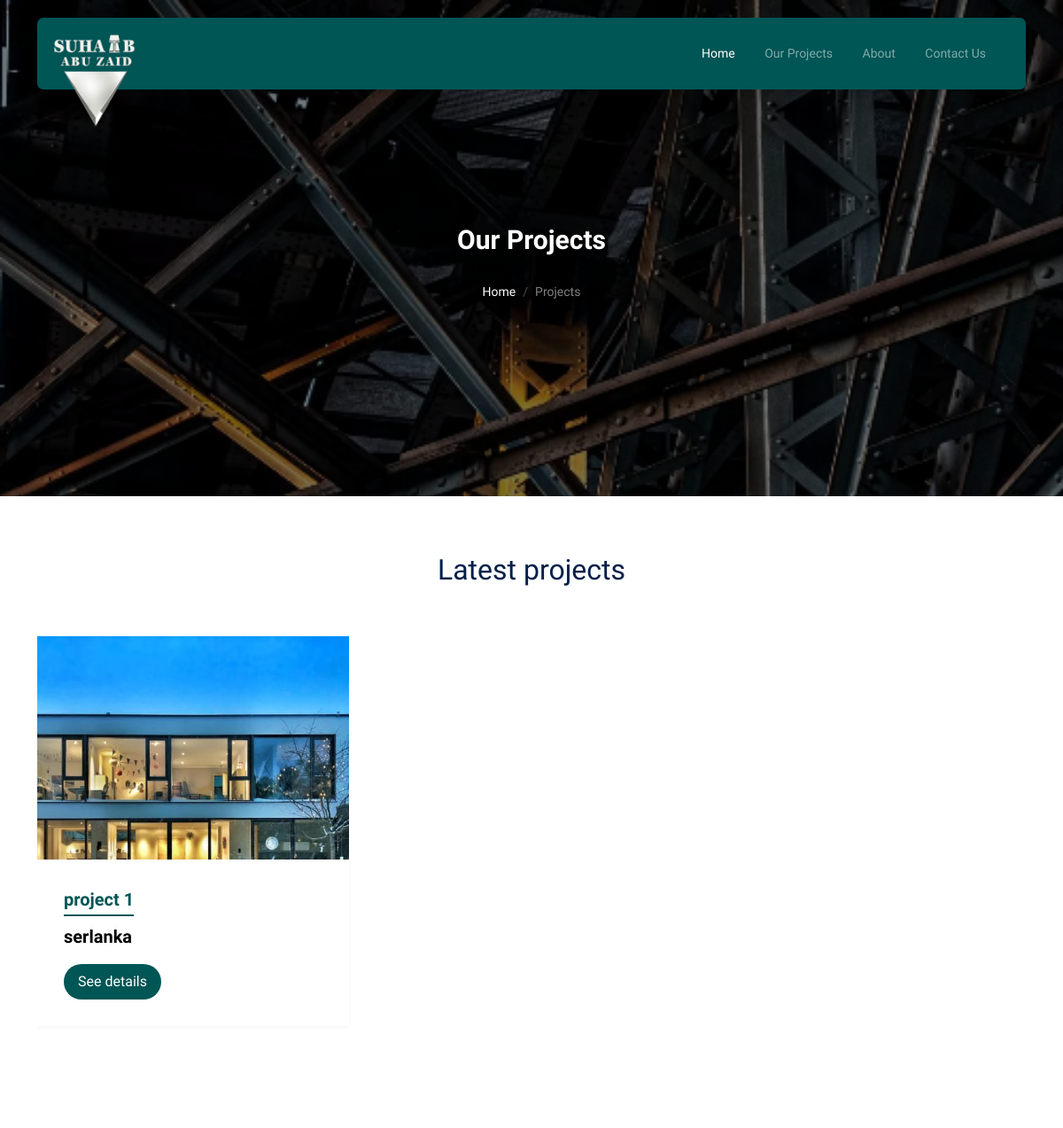
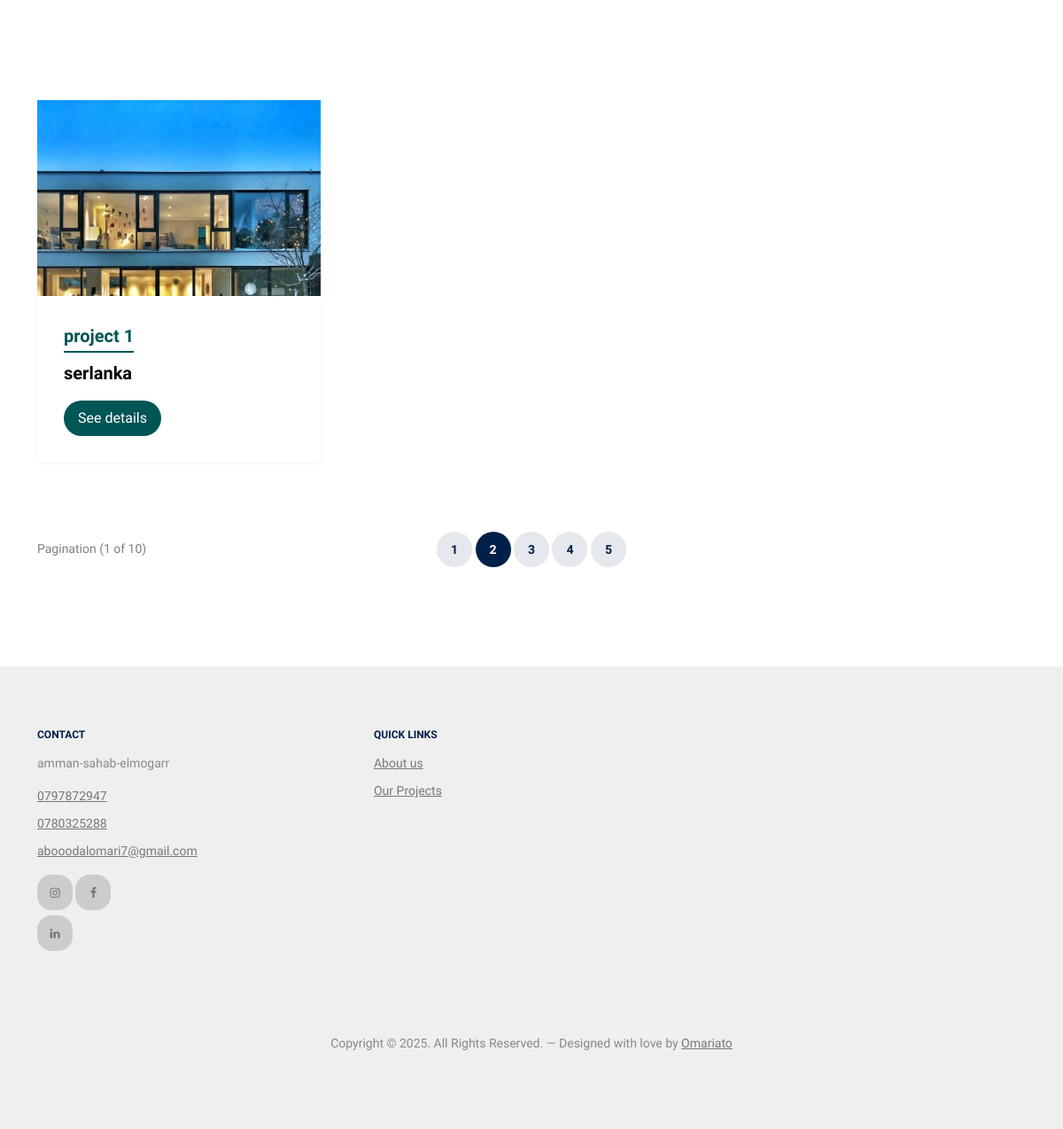
/projects/, run on the app's committed database (2 pictures, top to bottom).
### projects/models.py (models this page shows)
class Project(models.Model):
    name = models.CharField(max_length=100)
    location=models.CharField(max_length=100)
    duration=models.CharField(max_length=20)
    description = models.TextField()

class ProjectImages(models.Model):
    project = models.ForeignKey(Project, on_delete=models.CASCADE,related_name="images")
    images = models.ImageField(upload_to='project_images/')

### admin_panl/models.py (models this page shows, shortened)
class ContactInfo(models.Model):
     phone1=models.CharField(max_length=15)
     phone2=models.CharField(max_length=15, blank=True, null=True)
     email=models.EmailField()
     address=models.TextField()
     @staticmethod
     def get_solo_instance():
        instance, created =ContactInfo.objects.get_or_create(id=1)
        return instance

### projects/views.py (the view)
# urls.py: path('',projects.as_view(), name='projects'),
class projects(View):
    template_name='projects.html'
    def get(self, request):
        contact = ContactInfo.get_solo_instance()
        projects = Project.objects.all()
        latest_projects = Project.objects.all().order_by('-id')[:6]
        context = {
            'contact': contact,
            'projects':projects,
            'latest_projects':latest_projects,
        }
        return render(request,self.template_name,context)

### projects/templates/projects.html (shortened to what this page needs)
{% extends "base.html" %}
{% load static %}
{% block head %}
<link rel="stylesheet" href="{% static 'css/projects.css' %}">
{% endblock %}
{% block content%}
<div class="hero page-inner overlay" id="welcome-picture">
	<div class="container">
		<div class="row justify-content-center align-items-center">
			<div class="col-lg-9 text-center mt-5">
				<h1 class="heading" data-aos="fade-up">Our Projects</h1>
				<nav aria-label="breadcrumb" data-aos="fade-up" data-aos-delay="200">
					<ol class="breadcrumb text-center justify-content-center">
						<li class="breadcrumb-item "><a href="{% url 'index' %}">Home</a></li>
						<li class="breadcrumb-item active text-white-50" aria-current="page">Projects</li>
					</ol>
				</nav>
			</div>
		</div>
	</div>
</div>
<div class="section">
	<div class="container">
		<div class="row mb-5 align-items-center">
			<div class="col-lg-6 text-center mx-auto">
				<h2 class="font-weight-bold text-primary heading">Latest projects</h2>
			</div>
		</div>
		<div class="row">
			<div class="col-12">
				<div class="property-slider-wrap">
					<div class="property-slider">
						{% for project in latest_projects %}
						<div class="property-item">
							<a href="#" class="img">
								<img id="projectImage" src="{{ project.images.first.images.url }}" alt="Image" class="img-fluid">
							</a>
							<div class="property-content">
								<div class="price mb-2"><span>{{ project.name }}</span></div>
								<div>
									<span class="city d-block mb-3">{{ project.location }}</span>
									<button onclick="clickedModalShow('{{ project.id }}')"
										class="btn btn-primary py-2 px-3">See
										details</button>
								</div>
							</div>
						</div>
						{% endfor%}
					</div>
				</div>
			</div>
		</div>
	</div>
</div>
<div class="section section-properties">
	<div class="container">
		<div class="row">
			{% for project in projects %}
			<div class="col-xs-12 col-sm-6 col-md-6 col-lg-4">
				<div id="propItem" class="property-item mb-30">
					<a href="#" class="img">
						<img id="projectImage" src="{{ project.images.first.images.url }}" alt="Image" class="img-fluid">
					</a>
					<div class="property-content">
						<div class="price mb-2"><span>{{ project.name }}</span></div>
						<div>
							<span class="city d-block mb-3">{{ project.location }}</span>
							<button onclick="clickedModalShow('{{ project.id }}')" class="btn btn-primary py-2 px-3">See
								details</button>
						</div>
					</div>
				</div>
			</div>
			{% endfor %}
		</div>
		<div class="row align-items-center py-5">
			<div class="col-lg-3">
				Pagination (1 of 10)
			</div>
			<div class="col-lg-6 text-center">
				<div class="custom-pagination">
					<a href="#">1</a>
					<a href="#" class="active">2</a>
					<a href="#">3</a>
					<a href="#">4</a>
					<a href="#">5</a>
				</div>
			</div>
		</div>
	</div>
</div>
{% endblock %}

### home/templates/base.html (shortened to what this page needs)
{% load static %}
<!doctype html>
<html lang="en">
<head>
    <link rel="stylesheet" href="{% static 'fonts/icomoon/style.css' %}">
    <link rel="stylesheet" href="{% static 'fonts/flaticon/font/flaticon.css' %}">
    <link rel="stylesheet" href="{% static 'css/tiny-slider.css' %}">
    <link rel="stylesheet" href="{% static 'css/aos.css' %}">
    <link rel="stylesheet" href="{% static 'css/style.css' %}">
    {% block head %}{% endblock %}
</head>
<body>
    <nav class="site-nav">
        <div class="container">
            <div class="menu-bg-wrap">
                <div class="site-navigation">
                    <img src="{% static 'images/logo.png' %}" width="110rem" class="logo m-0 position-absolute "
                        style=" top: 15px; left:10px;">
                    <ul class="js-clone-nav d-none d-lg-inline-block text-start site-menu float-end">
                        <li class="active"><a href="{% url 'index' %}">Home</a></li>
                        <li><a href="{% url 'projects' %}">Our Projects</a></li>
                        <li><a href="{% url 'aboutus' %}">About</a></li>
                        <li><a href="#footer">Contact Us</a></li>
                    </ul>
                </div>
            </div>
        </div>
    </nav>
    {% block content %}
    {% endblock %}
    <div class="site-footer" id="footer">
        <div class="container">
            <div class="row">
                <div class="col-lg-4">
                    <div class="widget">
                        <h3>Contact</h3>
                        <address id="footer-address">{{ contact.address }}</address>
                        <ul class="list-unstyled links">
                            <li><a href="tel://{{ contact.phone1 }}" id="footer-phone1">{{ contact.phone1 }}</a></li>
                            <li><a href="tel://{{ contact.phone2 }}" id="footer-phone2">{{ contact.phone2 }}</a></li>
                            <li><a href="mailto:{{ contact.email }}" id="footer-email">{{ contact.email }}</a></li>
                        </ul>
                        <div class="col-lg-4">
                            <div class="widget">
                                <ul class="list-unstyled social">
                                    <li><a href="#"><span class="icon-instagram"></span></a></li>
                                    <li><a href="#"><span class="icon-facebook"></span></a></li>
                                    <li><a href="#"><span class="icon-linkedin"></span></a></li>
                                </ul>
                            </div>
                        </div>
                    </div>
                </div>
                <div class="col-lg-4">
                    <div class="widget">
                        <h3>Quick Links</h3>
                        <ul class="list-unstyled float-start links">
                            <li><a href="{% url 'aboutus' %}">About us</a></li>
                            <li><a href="{% url 'projects' %}">Our Projects</a></li>
                        </ul>
                    </div>
                </div>
            </div>
            <div class="row mt-5">
                <div class="col-12 text-center">
                    <p>Copyright &copy;
                        <script>document.write(new Date().getFullYear());</script>. All Rights Reserved. &mdash;
                        Designed with love by <a href="#">Omariato</a>
                    </p>
                </div>
            </div>
        </div>
    </div>
</body>
</html>

### static/css/tiny-slider.css (style rules this page uses)
.tns-slider { -webkit-transition:all 0s;-moz-transition:all 0s;transition:all 0s }
.tns-slider>.tns-item { -webkit-box-sizing:border-box;-moz-box-sizing:border-box;box-sizing:border-box }
.tns-horizontal.tns-subpixel { white-space:nowrap }
.tns-horizontal.tns-subpixel>.tns-item { display:inline-block;vertical-align:top;white-space:normal }

### projects/static/css/projects.css (style rules this page uses)
#projectImage { width: 100%; height: 100%; aspect-ratio: 1 / 1; object-fit: cover; }
#propItem { width: 90%; }

### data on the page
Project: images.first.images (picture), name "project 1", location "serlanka"
ContactInfo: address "amman-sahab-elmogarr", phone1 "0797872947", phone2 "0780325288", email "abooodalomari7@gmail.com"
